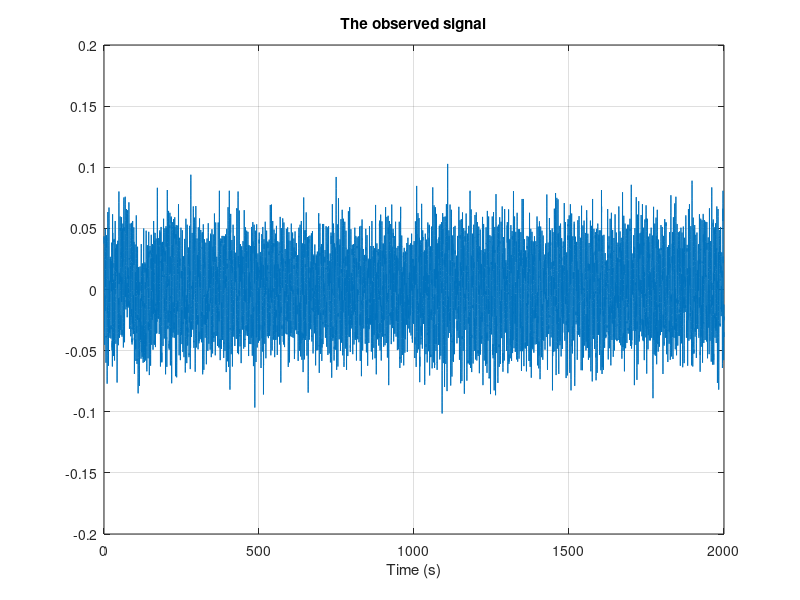

Write MATLAB code to recreate this figure. (Note: this script raises an error after producing the figure.)
%% BE1 _ Optimal Linear Filtering _ TRAN Gia Quoc Bao, ASI 2nd year

%% Introduction:
% In this BE we will apply and see the effects of optimal linear filtering
% to filtering broadband signals with broadband noise. We will use the
% Wiener with an attempt to improve its adaptivity and use the power
% spectral density (PSD) as a criterion to verify the performance.

%% Default commands
close all;
clear all;
clc;

%% I. The EMG signal

%% Load & prepare the signal

load('demipronation_extension1_lead3.mat') ; 
sig_y = emg_data - mean(emg_data) ; % detrend the signal, as we hypothesise it to be centered. 
clear emg_data; % to relieve the memory
Fs = 10; % sampling period in Hz
% Fs = 2025; % to test later the difference of 2 filters
N = length(sig_y); % get the size
time = [(0 : N - 1)/Fs]'; % the discrete time

%% Visualize the signal

figure('Name', 'Signal in time domain');
plot(time, sig_y); 
grid on; 
% xlim([2 2.5]); % plot in a certain zone
xlabel('Time (s)');
title('The observed signal');

% The detrended signal has a mean of 0. It looks periodic so in the next
% step we would like to detect the power contained in frequencies using power
% spectral density (PSD).

%% Spectral density analysis
Nblocks = 512; % size of the blocks for which the FFT is calculated
rec = round(3*Nblocks/4) ; % 75pc overlap between blocks

% We estimate the spectrum on Nblocks + 1 points, i.e. with a spectral 
% resolution of Fs / (2 * Nblocks)
[psdy freq] = pwelch(sig_y, hanning(Nblocks), rec, 2*Nblocks, Fs);  

figure('Name', 'Signal in spectral domain');
plot(freq, 10*log10(psdy)); % magnitude in decibel
grid on;
xlabel('Frequency (Hz)');
ylabel('Magnitude (dB)');
title('Power spectral density (in dB) of the observed signal');

% The PSD is calculated up to half the sampling frequency.

% We see some peaks at 50 Hz and its odd harmonics 150 250,....
% These are added because the electrical network has a frequency of 50 Hz.

% We need to cancel this periodic noise without losing (much) useful
% information whose frequencies range from 20 - 400 Hz. To do this we
% cannot use traditional filters (which have certain cutoff frequencies)
% but the optimal linear filters. In the next parts we'll consider the
% Wiener filter.

%% II. Periodic noise estimation / suppression
%% Finite Impulse Response (FIR) Wiener Filter
% Estimate the filter's order:
% If we zoom the PSD, we can see that the width (in Hz) of the peaks is
% approximately 10 Hz (5 for each side). The peaks with lower freq have
% slightly wider ranges but not so different. From the relation between the
% band and the filter's order:
% 3.1/N < 0.5*(deltaF/Fs) = 0.5*(10/2000) = 1/400. So we can take:
Nrif = 600;

[cy, lags] = xcorr(sig_y, 'unbiased');

figure('Name', 'Autocorrelation of y');
plot(lags/Fs, cy); 
grid on;
xlabel('Time [s]');
ylabel('Autocorrelation of y');
title('Autocorrelation of y');

% For the options 'biased', 'normalized' and 'coeff' the result has an
% envelope form. For the last 2, the autocorrelation at 0 lag is normalized
% to be 1. For the 'unbiased' option the result looks like a rectangle. The
% shape depends on the normalization factor (1 for unbiased).
% When calculating autocorr, the data y we have is noisy, and for large
% delays the estimator can become unstable. We can see that for 'unbiased',
% at the 2 sides of the result it starts to diverge (clearly from 9 to 10). 
% But if we want to see more clearly the good value for the delay it is better 
% to go with unbiased. 

% With the necessary assumptions about x(t), vp(t), we can build the filter.
% To do this we need gamma_y (auto) and gamma_sy (inter). 

% The 1st one is known from y(t). For the 2nd one, we cannot find it 
% directly but we replace it by gamma_yyr under the assumptions that yr is
% obtained by delaying y by a large enough number of samples.

% By zooming in the autocorr, we see that it is safe to delay it at 0.04 (the amplitude 
% becomes constant from there) so in number of samples:
M = 5*Fs;
y = sig_y(M + 1 : end) ;     % y now designates the observed signal
L = length(y) ;          % signal size observed (in number of samples)
time = time(M + 1 : end) ; % time domain associated with y (in seconds)
yr = sig_y(1 : L) ;   % signal y delayed by M samples
clear sig_y; % now we only work with y and yr, so we sacrificed some information in y

% To build matrix gamma_sy we do as said earlier:
[inter_sy, lags] = xcorr(y, yr, Nrif, 'unbiased');
inter_sy = inter_sy((Nrif + 1) : end);
lags = lags((Nrif + 1) : end)/Fs;  % in seconds
% To build matrix gamma_y we find the autocorrelation of y
auto_y = xcorr(y, y, Nrif, 'unbiased');
auto_y = auto_y((Nrif + 1) : end);

% Plot the results
figure('Name', 'Correlations');
subplot(211);
plot(lags, inter_sy); 
grid on;
xlabel('Time [s]');
ylabel('Intercorrelation signal - noise');
title('Estimated intercorrelation between the observed signal and the periodic noise');
subplot(212);
plot(lags, auto_y); 
grid on;
xlabel('Time [s]');
ylabel('Autocorrelation of the observed signal');
title('Estimated autocorrelation of the observed signal');

% The filter's response is found by solving the Wiener-Hopf equation: gamma_sy = gamma_y*w 
gamma_y = toeplitz(auto_y);
gamma_sy = inter_sy;
w = (inv(gamma_y))*gamma_sy;

% Plot the results
figure('Name', 'Response');
plot(w); 
grid on;
xlabel('Sample');
ylabel("The filter's response");
title("The filter's response");

% From here we can filter the signal
vpEst = filter(w, 1, y);
% And then subtract the estimated noise from the signal for the estimated x
xEst = y - vpEst;

%% Plot the results
% First we can plot the results in time domain
figure('Name', 'Results in  time domain');
subplot(211);
plot(time, y, 'b', time, xEst, 'r'); 
grid on;
xlabel('Time [s]');
ylabel('Results');
legend('The signal y', 'The estimated x');
title('Results in time domain');
subplot(212);
plot(time, vpEst, 'r'); 
grid on;
xlabel('Time [s]');
ylabel('Results');
title('Results in time domain');

% Not very easy to see... If we zoom in we'll see that vpEst has a frequency 
% of almost 50 Hz, which is good (I inserted the zoomed image below). 
% Let us examine them in the spectral domain.

[psdy freq] = pwelch(y, hanning(Nblocks), rec, 2*Nblocks, Fs); 
[psdvpEst freq] = pwelch(vpEst, hanning(Nblocks), rec, 2*Nblocks, Fs); 
[psdxEst freq] = pwelch(xEst, hanning(Nblocks), rec, 2*Nblocks, Fs); 

figure('Name', 'Results in spectral domain');
plot(freq, 10*log10(psdy), 'b', freq, 10*log10(psdvpEst), 'g', freq, 10*log10(psdxEst), 'r'); % magnitude in decibel
grid on;
xlabel('Frequency (Hz)');
ylabel('Magnitude (dB)');
legend('PSD of y', 'PSD of estimated vp', 'PSD of estimated x');
title('Results in spectral domain');

% Analysis: The signal is now smoothed and can be used to study. The
% estimated noise has clear peaks at 50 150 ... and so by subtracting this
% the x can be estimated quite well.
 
% About the effects of Nrif and M:

% Nrif is the filter's order. The bigger Nrif is, the more filtered the
% signal, but the more coefficients we must calculate. The number of
% coefficients to calculate is (N + 1)^2 + (N + 1) = N^2 + 3*N + 2. 
% So we need to balance between the effectiveness and the cost. It is
% not worth increasing N if the performance is not improved considerably.
% After some experiments and verfication with PSD, I found out it is fine 
% to use Nrif = 1200. Smaller values are of course possible.  

% M is the number of delayed samples. The bigger M is, the more accurate
% the filter, because in the approximation M is >> 0. But a too big value
% for M will make us lose information contained in the signal. So again
% this is a tradeoff and we can use the PSD as a criterion for evaluation. M
% just needs to be big enough for the PSD to be almost constant. After some 
% experiments and verfication with PSD, I found out it is fine for M to be
% 80, maybe a bit smaller.

%% III. Prediction / suppression of periodic noise from the delayed signal
% The Wiener filter for estimating (and then removing) periodic noise can 
% be reinterpreted as a problem of predicting periodic noise from the delayed signal. 

% We do not need to reconstruct the filter because as proved, gamma_sy' is
% almost gamma_yyr and gamma_y' = gamma_y

% Let us filter the delayed signal with the same filter. 
vpEst2 = filter(w, 1, yr);
xEst2 = y - vpEst2;

% Compare with the last case:
figure('Name', 'Compare results in time domain');
plot(time, vpEst, 'b', time, vpEst2, 'r'); 
grid on;
xlabel('Time [s]');
ylabel('Results');
title('Compare results in time domain');
% Not very different. We still need the PSD to verify.

[psdxEst2 freq] = pwelch(xEst2, hanning(Nblocks), rec, 2*Nblocks, Fs); 

figure('Name', 'Results in spectral domain');
plot(freq, 10*log10(psdy), 'g', freq, 10*log10(psdxEst), 'b', freq, 10*log10(psdxEst2), 'r'); % magnitude in decibel
grid on;
xlabel('Frequency (Hz)');
ylabel('Magnitude (dB)');
legend('PSD of y', 'PSD of estimated x using y', 'PSD of estimated x using delayed y');
title('Compare results in spectral domain');

% For now, the 2nd case gave better results in the high frequency domain.
% But in the useful range the 2 filters gave almost the same results. The
% 2nd filter is still a better one. Maybe in some other cases we'll need the
% high frequencies.

% Here the delay does not need to be in multiple. I still let it take the
% same value but this is not required. This can give the advantage when the 
% sampling frequency which we use to calculate the PSD is not divisible by 
% the noise frequency. Because if the delay is required to be multiple, it
% has to lie on the noise's peaks to filter them. The 2nd filter does not 
% require this: it still works well even if the Fs is not a multiple of the
% noise's frequency. The Fs is not always flexible but it is by default. If
% unfortunately the noise's frequency is 30 Hz then the 2nd would work much
% better. 
% Here (the noise's freq is already given) I experimented by changing the Fs 
% into 2025 Hz which would give the furthest remainder which is 25. I 
% inserted the results below. It can be seen that the 2nd filter (red)
% works fine with all noise frequencies while the 1st one (blue) did a bad job.

%% Conclusion:
% After this lab work I understood better the application of optimal linear
% filtering. The 2nd structure of filtering was proven to be better. The
% procedure to follow is first to find the PSD to identify the filter's
% order Nrif. Then perform autocorrelation for the delay M. Then construct 
% the filter with the 2nd model and then verify the results with PSD.

% In the last page I inserted some extra images. 